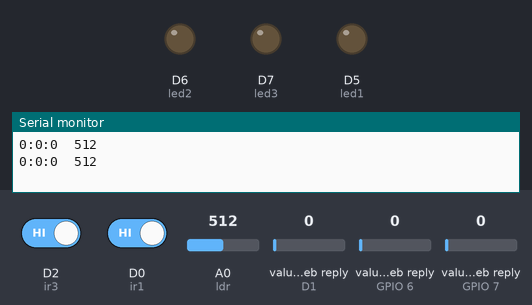
This sketch was run on a simulated ESP8266 (NodeMCU). Shown: output pins drawn as LEDs (lit = HIGH), the last lines printed to the serial monitor. Inputs (shaded band) come from the test bench; at power-on: D2 (ir3) HIGH, D0 (ir1) HIGH, A0 (ldr) = 512, value in the web reply (sensors on D1, GPIO 6, GPIO 7) 0. WiFi joins after 1.5 s; servers stay silent unless stated; web services answer with replies made up by the test bench.

Above: at 3.8 s.
3.9 s: D2 (ir3) driven LOW
At 6.5 s:
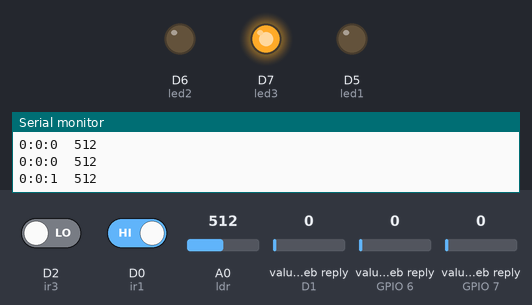
12.5 s: D0 (ir1) driven LOW
At 15.8 s:
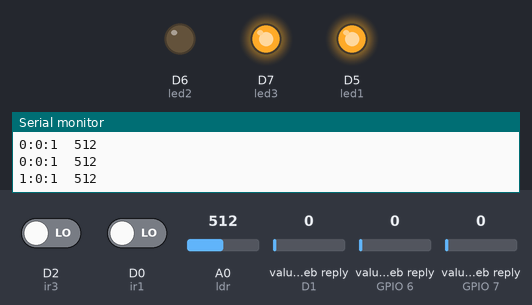
21.1 s: D2 (ir3) driven HIGH
At 25.1 s:
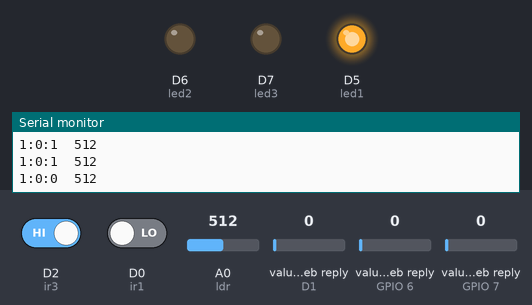
28.5 s: A0 (ldr) set to 793
32.4 s: A0 (ldr) set to 809
At 34.4 s:
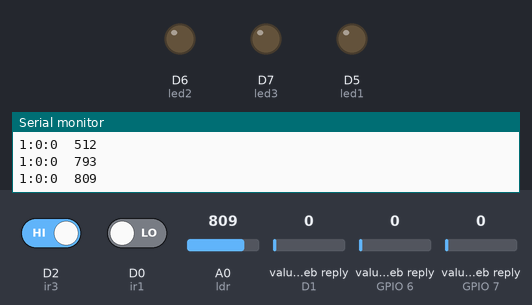
Timing chart, 0 to 35.9 s (numbered marks = the images above; inputs shaded):
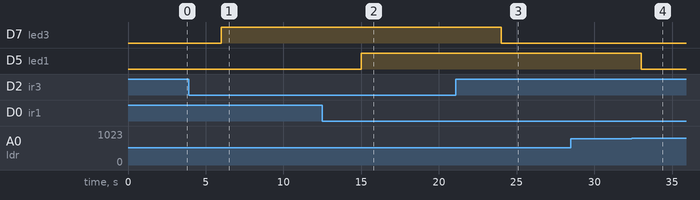

Measured:
- the behaviour switches between 799 and 800 on A0 (ldr) (found by bisection; images 3 and 4)
- after the input at 3.9 s, D7 (led3): LOW → HIGH after 2.1 s
- after the input at 12.5 s, D5 (led1): LOW → HIGH after 2.5 s
- after the input at 21.1 s, D7 (led3): HIGH → LOW after 2.9 s
- after the input at 32.4 s, D5 (led1): HIGH → LOW after 0.62 s

The sketch:

Smart_Street_Lighting.ino
```cpp
#include <ESP8266WiFi.h>;
#include <WiFiClient.h>;
#include <ThingSpeak.h>;

const char* ssid = "Ogirala";
const char* password = "smile@123";

WiFiClient client;

unsigned long myChannelNumber = 1416948;
const char * myWriteAPIKey = "CSM1KV489D0TYPYH";
const char * myReadAPIKey = "O7UFHQL7SZIW4RA6";

int led_1;
int led_2;
int led_3;

int ir1 = D0;
int led1 = D5;

int ir2 = D1;
int led2 = D6;

int ir3 = D2;
int led3 = D7;

int ldr = A0;
int val = 0;

void setup() {
  Serial.begin(9600);
  delay(10);
  pinMode(ir1, INPUT);
  pinMode(led1, OUTPUT);

  pinMode(ir2, INPUT);
  pinMode(led2, OUTPUT);

  pinMode(ir3, INPUT);
  pinMode(led3, OUTPUT);

  WiFi.begin(ssid, password);
  ThingSpeak.begin(client);
}

void loop() {
  int s1 = digitalRead(ir1);
  int s2 = digitalRead(ir2);
  int s3 = digitalRead(ir3);
  s3 = not(s3);
  s2 = not(s2);
  s1 = not(s1);

  val = analogRead(ldr);

  Serial.print(s1);
  Serial.print(":");
  Serial.print(s2);
  Serial.print(":");
  Serial.print(s3);
  Serial.print("  ");
  Serial.println(val);
  if (val < 800)
  {
    if (s1 == 0)
    {
      digitalWrite(led1, LOW);
    }
    else
    {
      digitalWrite(led1, HIGH);
    }
    if (s2 == 0)
    {
      digitalWrite(led2, LOW);
    }
    else
    {
      digitalWrite(led2, HIGH);
    }

    if (s3 == 0)
    {
      digitalWrite(led3, LOW);
    }
    else
    {
      digitalWrite(led3, HIGH);
    }
  }
  else
  {
    digitalWrite(led1, LOW);
    digitalWrite(led2, LOW);
    digitalWrite(led3, LOW);
  }

  ThingSpeak.writeField(myChannelNumber, 1, val, myWriteAPIKey);
  ThingSpeak.writeField(myChannelNumber, 2, s1, myWriteAPIKey);
  ThingSpeak.writeField(myChannelNumber, 3, s2, myWriteAPIKey);
  ThingSpeak.writeField(myChannelNumber, 4, s3, myWriteAPIKey);
  ThingSpeak.writeField(myChannelNumber, 5, led1, myWriteAPIKey);
  ThingSpeak.writeField(myChannelNumber, 6, led2, myWriteAPIKey);
  ThingSpeak.writeField(myChannelNumber, 7, led3, myWriteAPIKey);

  led_1 = ThingSpeak.readIntField(myChannelNumber, 5, myReadAPIKey);
  led_2 = ThingSpeak.readIntField(myChannelNumber, 6, myReadAPIKey);
  led_3 = ThingSpeak.readIntField(myChannelNumber, 7, myReadAPIKey);

  if (led_1 == 1)
  {
    digitalWrite(led1, HIGH);
  }
  else
  {
    digitalWrite(led1, LOW);
  }

  if (led_2 == 1)
  {
    digitalWrite(led2, HIGH);
  }
  else
  {
    digitalWrite(led2, LOW);
  }

  if (led_3 == 1)
  {
    digitalWrite(led3, HIGH);
  }
  else
  {
    digitalWrite(led3, LOW);
  }
}
```
